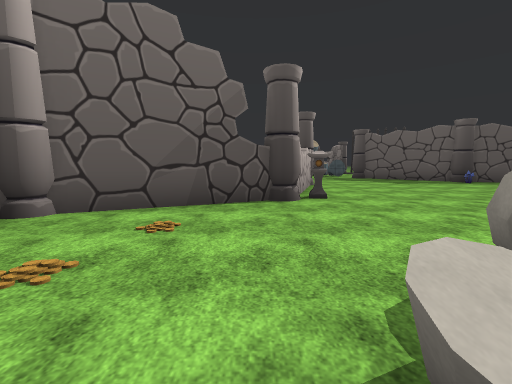
view 1 (above)

19 first-person views from a walk through a scene from a Unity 3-D project. The camera is 1.4 m above the floor, tilts 6° down and sees 90° across. The floor is counted in squares, 2 m on a side. Each view is taken from the middle of a square. On the plan, view 1 faces up. The plan holds only what a view shows up to about 9 squares ahead; the rest is blank. The place goes on beyond the plan. The terrain is drawn as flat ground. The player is left out. Some surface patterns are stand-ins.

view 2
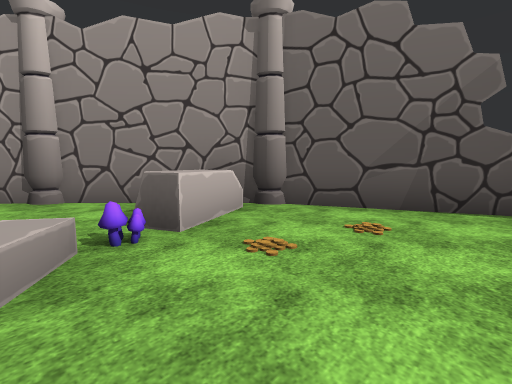

view 3
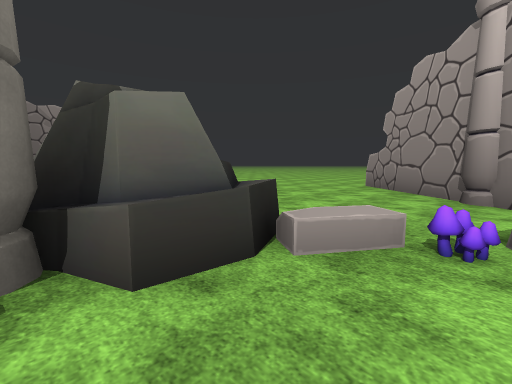

view 4
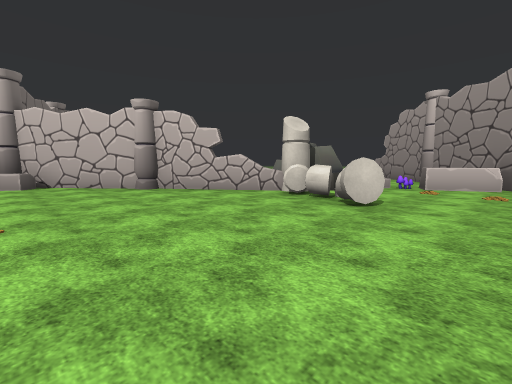

view 5
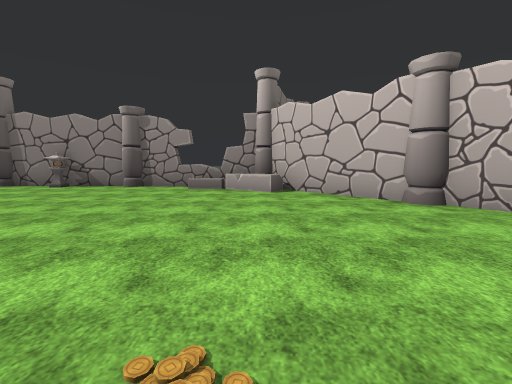

view 6
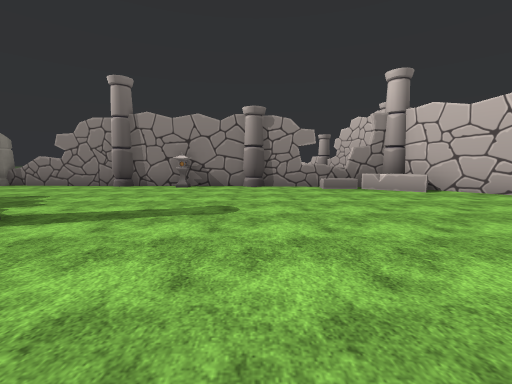

view 7
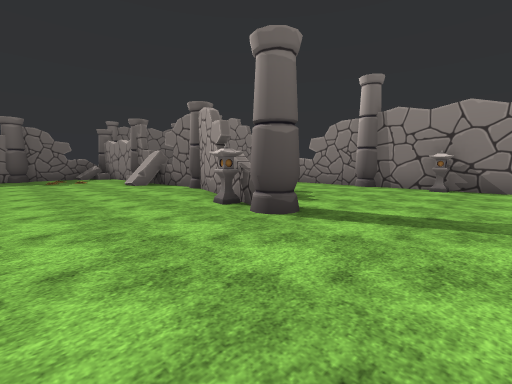

view 8
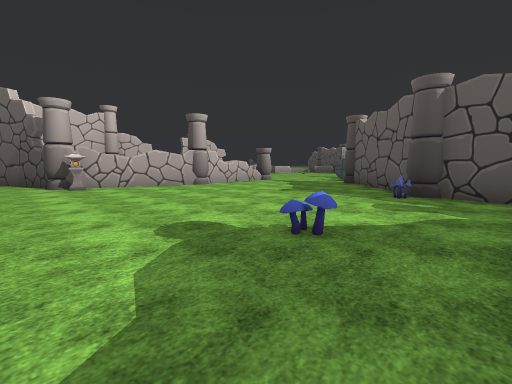

view 9
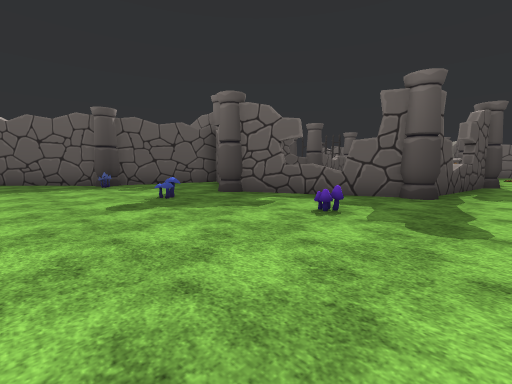

view 10
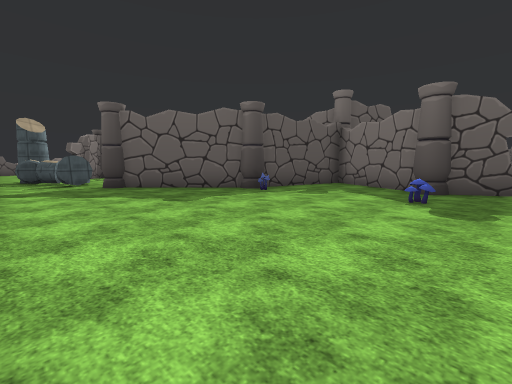

view 11
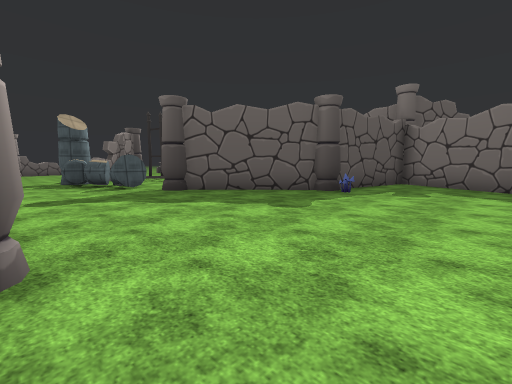

view 12
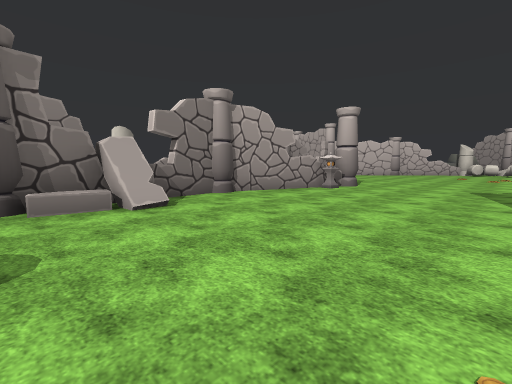

view 13
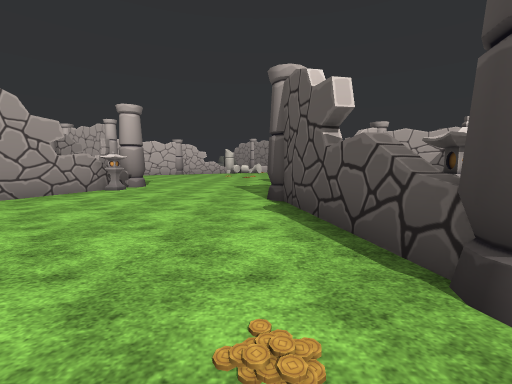

view 14
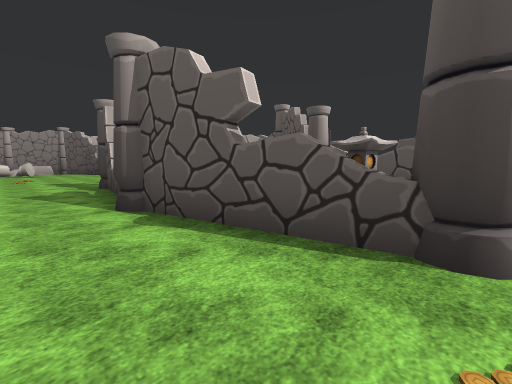

view 15
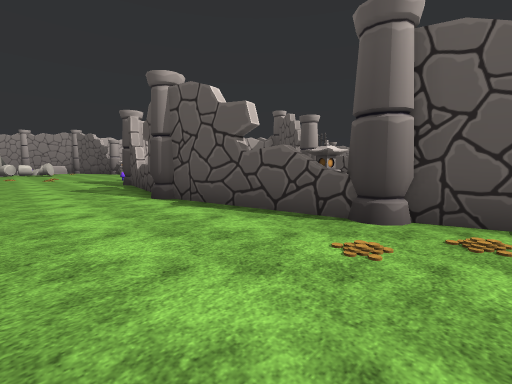

view 16
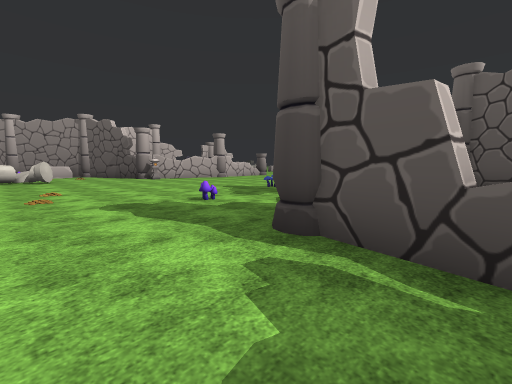

view 17
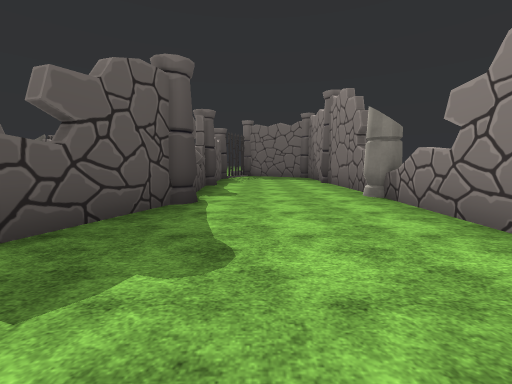

view 18
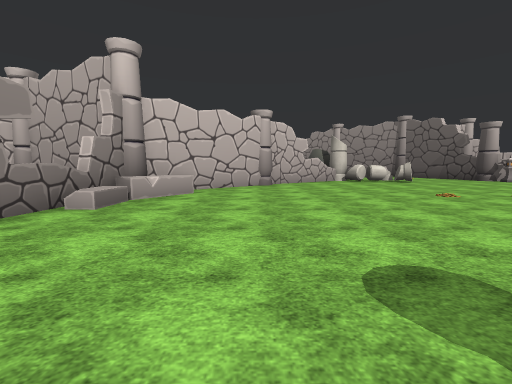

view 19
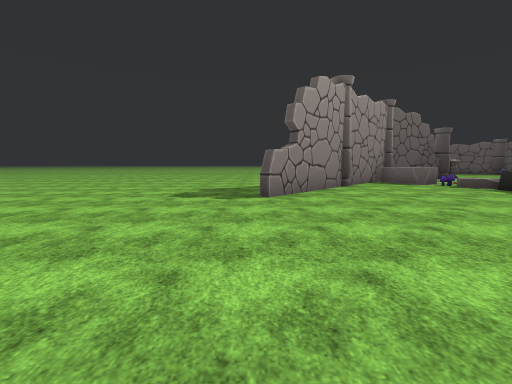

### Floor plan
Points are (right, up) in squares from view 1. A wall is a line through its corners. A room is listed if a view was taken in it or the views show most of it. See-through windows are left out.
Room 1 (views 1, 2, 3, 19)
walls: (0.5, -1.6) (1.8, -3.1); (-3.5, 3.4) (-8.8, -2.5); (-1, 4.5) (-2.5, 3.8)
ways out: opening at (1.1, -0.3) to room 2; opening at (-9.5, 0.5)
objects: other object (-4, 2) to (-3, 2); pillar (-4, 4) to (-3, 4); other object (-3, 1); rock (-2, -2) to (0, -1); other object (-2, 0); other object (1, -1) to (2, 1); pillar (2, -5) to (3, -5)
Room 2 (views 4, 5, 6, 7, 8, 9, 10, 11, 12, 13, 14, 15, 16, 17, 18)
walls: (15.2, -3.4) (17.9, -4.3) (19.6, -4.2); (12.2, 2.6) (10.5, 6.2); (16.4, 1.6) (12.5, 2.3); (8.4, -8.3) (17.5, -8.7); (17.6, -4.5) (15.1, -3.7); (6.5, -8.2) (7.6, -8.3); (10.7, 6.8) (12.3, 9.6); (1.8, -3.1) (5.5, -7.8); (5.1, -9.7) (4.4, -11.4); (20.6, 2.2) (17.6, 1.6); (19.5, -8.8) (22.1, -8.9); (11.8, 10) (9.3, 10.5); (22.1, 2.8) (21.4, 2.6); (0.3, 5.1) (-1, 4.5); (8.4, 10.9) (5.8, 13.5); (1.7, 8.3) (1.1, 6.4)
ways out: opening at (1.1, -0.3) to room 1; opening at (4, 12.7); opening at (21.5, 2)
objects: lantern (1, 6); pillar (1, 9) to (2, 9); pillar (4, -12); pillar (6, -8); other object (6, -7); other object (8, -8); other object (8, 10); other object (9, 6); pillar (9, 10) to (9, 11); pillar (10, -9); other object (10, 3); pillar (10, 6); lantern (12, -8); pillar (12, 2); pillar (14, -9); pillar (14, -3); lantern (15, -3); other object (17, -11) to (18, -9); pillar (17, 2); pillar (18, -5); other object (20, -4) to (20, -3); other object (21, -4); pillar (21, 2); pillar (22, -4)

Where each view was taken, in squares from view 1:
view 1: 0 up, 0 right, facing up
view 2: 0 up, 0 right, facing up-left
view 3: 1 up, 0 right, facing down-left
view 4: 3 up, 6 right, facing down-left
view 5: 0 up, 6 right, facing down
view 6: 0 up, 10 right, facing down
view 7: 0 up, 11 right, facing down-right
view 8: 4 up, 10 right, facing up-left
view 9: 1 up, 6 right, facing up-right
view 10: 5 up, 3 right, facing up-right
view 11: 7 up, 2 right, facing up-right
view 12: 1 up, 22 right, facing down-left
view 13: 1 up, 22 right, facing left
view 14: 0 up, 21 right, facing up-left
view 15: 1 down, 22 right, facing up-left
view 16: 0 up, 14 right, facing up-left
view 17: 6 down, 13 right, facing right
view 18: 5 down, 12 right, facing left
view 19: 8 down, 9 left, facing up
